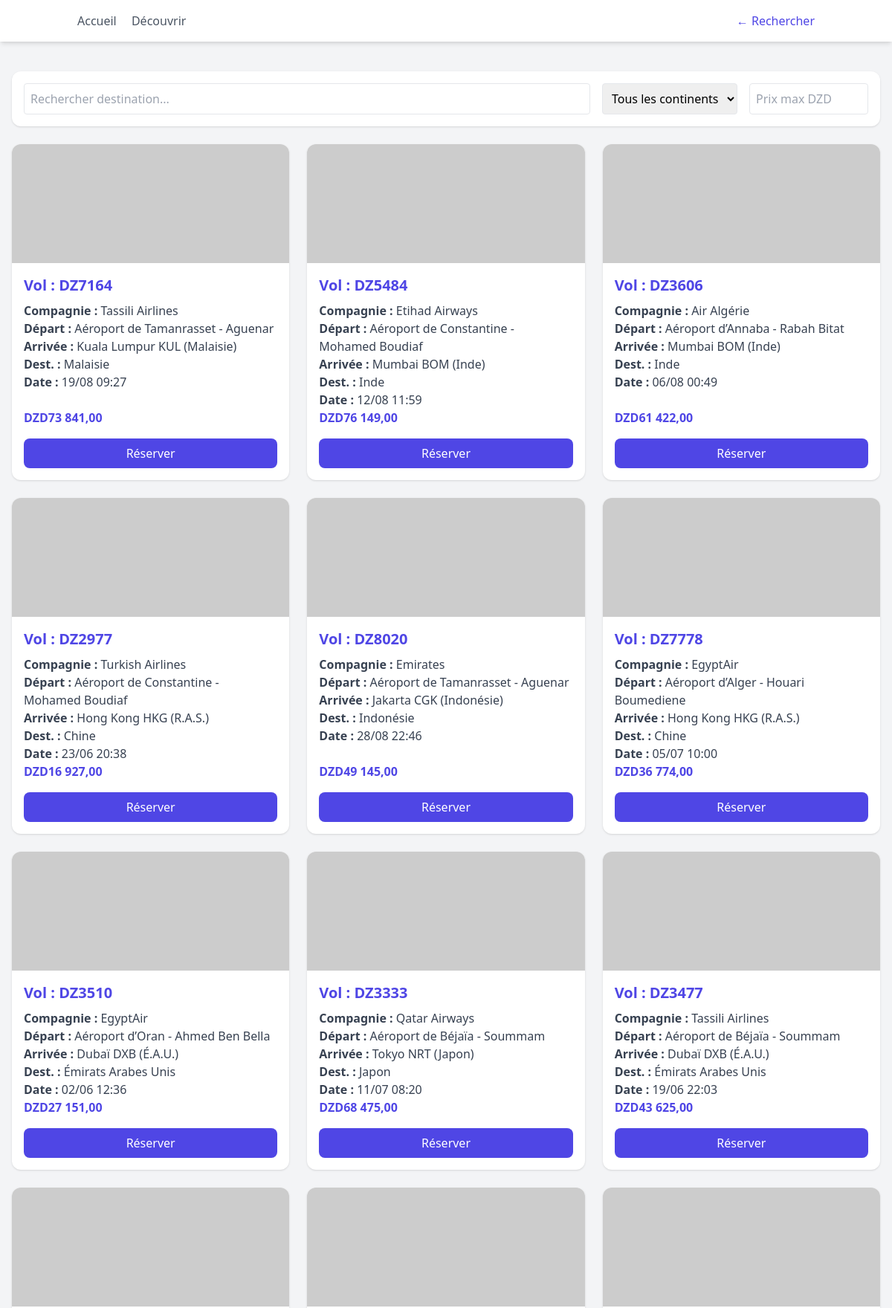
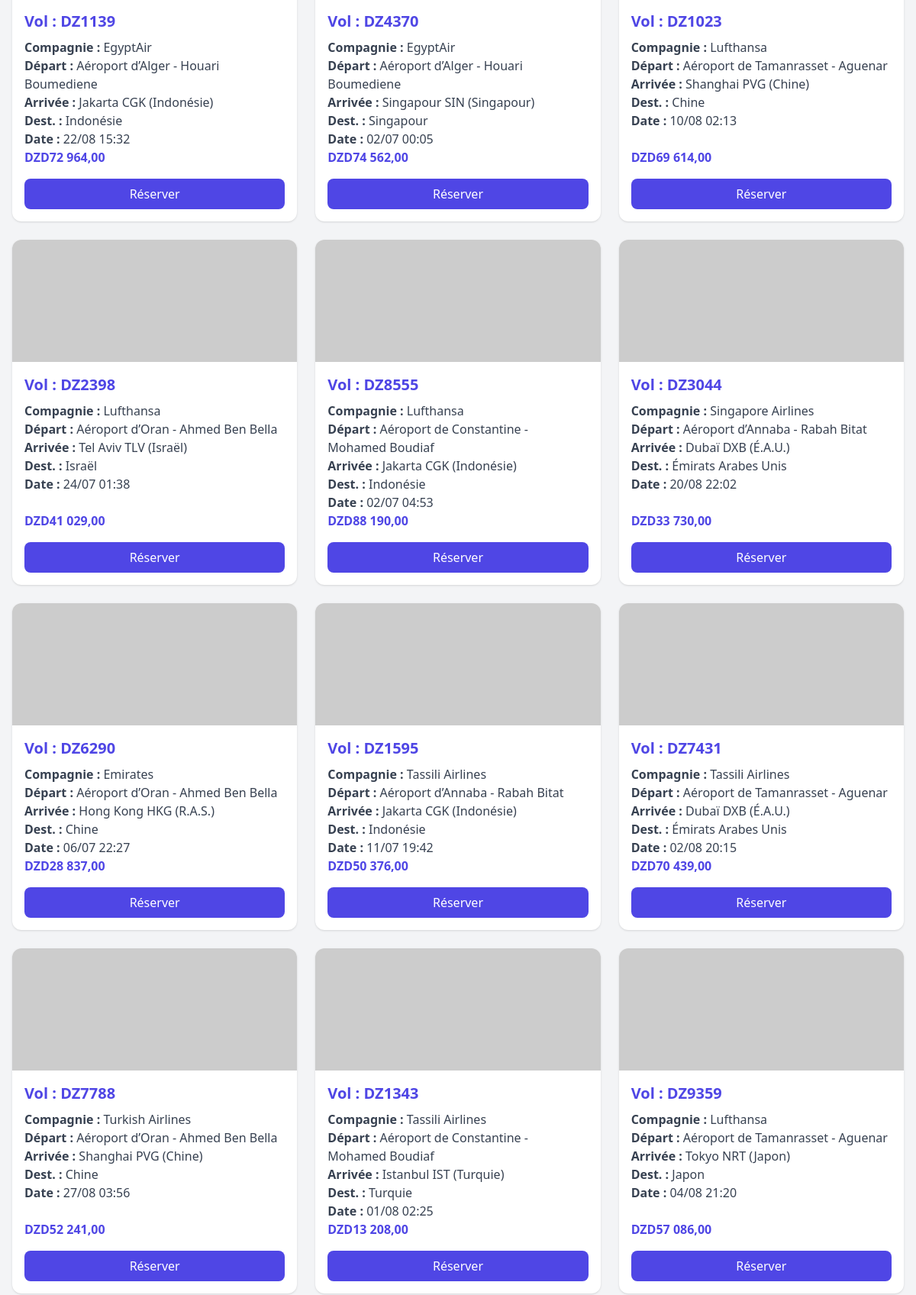
The app's page /pages/destinations.php?continent=Asie (upper part) with its own data (2 pictures, top to bottom).
### tables this page shows
CREATE TABLE IF NOT EXISTS `vol` (
  `id` int UNSIGNED NOT NULL AUTO_INCREMENT,
  `numero_vol` varchar(20) NOT NULL,
  `compagnie_aerienne` varchar(60) DEFAULT NULL,
  `aeroport_depart` varchar(80) DEFAULT NULL,
  `aeroport_arrivee` varchar(80) DEFAULT NULL,
  `destination` varchar(255) DEFAULT NULL,
  `continent` varchar(100) DEFAULT NULL,
  `date_depart` datetime NOT NULL,
  `date_arrivee` datetime NOT NULL,
  `type_vol` varchar(40) DEFAULT NULL,
  `prix` decimal(10,2) NOT NULL DEFAULT '0.00',
  `places_disponibles` int UNSIGNED NOT NULL DEFAULT '0',
  PRIMARY KEY (`id`),
  UNIQUE KEY `numero_vol` (`numero_vol`)
);

### pages/destinations.php (the view, shortened to what this page needs)
<?php
$db   = new Database('localhost', 'root', '', 'pfe');
$conn = $db->getConnection();
$continent   = $_GET['continent'] ?? '';
$sql    = "SELECT * FROM vol WHERE 1";
$params = [];
if ($continent) {
    $sql      .= " AND continent = ?";
    $params[] = $continent;
}
$stmt = $conn->prepare($sql);
if ($params) {
    $types = str_repeat('s', count($params));
    $stmt->bind_param($types, ...$params);
}
$stmt->execute();
$results = $stmt->get_result()->fetch_all(MYSQLI_ASSOC);
$imageMap = [
    'France' => 'https://upload.wikimedia.org/wikipedia/commons/e/e6/Paris_Night.jpg',
    'États-Unis' => 'https://upload.wikimedia.org/wikipedia/commons/1/16/The_White_House_%28cropped%29.jpg',
];
?>
<!DOCTYPE html>
<html lang="fr">
<head>
  <script src="https://cdn.tailwindcss.com"></script>
</head>
<body class="bg-gray-100 min-h-screen">
  <nav class="fixed top-0 left-0 right-0 bg-white shadow-md z-50">
    <div class="container mx-auto flex justify-between items-center p-4">
      <div class="space-x-4">
        <a href="welcome.php" class="text-gray-600 hover:text-gray-800">Accueil</a>
        <a href="#" class="text-gray-600 hover:text-gray-800">Découvrir</a>
      </div>
      <a href="welcome.php" class="text-indigo-600">← Rechercher</a>
    </div>
  </nav>
  <main class="mt-20 max-w-7xl mx-auto p-4">
    <div class="mb-6 bg-white p-4 rounded-xl shadow flex flex-col md:flex-row gap-4">
      <input id="filterSearch" type="text" placeholder="Rechercher destination..." class="border rounded p-2 flex-1" />
      <select id="filterContinent" class="border rounded p-2">
        <option value="">Tous les continents</option>
      </select>
      <input id="filterPrice" type="number" placeholder="Prix max DZD" class="border rounded p-2 w-40" />
    </div>
    <?php if (empty($results)): ?>
      <p class="text-center text-gray-500">Aucun vol trouvé.</p>
    <?php else: ?>
      <div class="grid grid-cols-1 md:grid-cols-2 lg:grid-cols-3 gap-6">
        <?php foreach ($results as $vol):
          $dest = ucfirst(strtolower($vol['destination']));
          $img  = $imageMap[$dest] ?? 'https://via.placeholder.com/400x300?text=' . urlencode($dest);
        ?>
        <div class="vol-card bg-white rounded-xl shadow hover:shadow-lg transition overflow-hidden flex flex-col"
             data-dest="<?= htmlspecialchars($vol['destination']) ?>"
             data-continent="<?= htmlspecialchars(strtolower($vol['continent'])) ?>"
             data-price="<?= $vol['prix'] ?>">
          <div class="h-40 bg-cover bg-center" style="background-image:url('<?= $img ?>')"></div>
          <div class="p-4 flex-1 flex flex-col">
            <h3 class="text-indigo-600 font-bold text-xl mb-2">Vol : <?= $vol['numero_vol'] ?></h3>
            <p class="text-gray-700"><strong>Compagnie :</strong> <?= $vol['compagnie_aerienne'] ?></p>
            <p class="text-gray-700"><strong>Départ :</strong> <?= $vol['aeroport_depart'] ?></p>
            <p class="text-gray-700"><strong>Arrivée :</strong> <?= $vol['aeroport_arrivee'] ?></p>
            <p class="text-gray-700"><strong>Dest. :</strong> <?= $vol['destination'] ?></p>
            <p class="text-gray-700"><strong>Date :</strong> <?= date('d/m H:i', strtotime($vol['date_depart'])) ?></p>
            <p class="text-indigo-600 font-semibold mt-auto">DZD<?= number_format($vol['prix'],2,',',' ') ?></p>
            <button onclick='openModal(<?= json_encode($vol) ?>)'
              class="mt-4 bg-indigo-600 text-white py-2 rounded-lg hover:bg-indigo-700 transition">
              Réserver
            </button>
          </div>
        </div>
        <?php endforeach; ?>
      </div>
    <?php endif; ?>
  </main>
</body>
</html>

### records on screen
vol: numero_vol "DZ7164", compagnie_aerienne "Tassili Airlines", aeroport_depart "Aéroport de Tamanrasset - Aguenar", aeroport_arrivee "Kuala Lumpur KUL (Malaisie)", destination "Malaisie", date_depart "19/08 09:27", prix "73 841,00"
vol: numero_vol "DZ5484", compagnie_aerienne "Etihad Airways", aeroport_depart "Aéroport de Constantine - Mohamed Boudiaf", aeroport_arrivee "Mumbai BOM (Inde)", destination "Inde", date_depart "12/08 11:59", prix "76 149,00"
vol: numero_vol "DZ3606", compagnie_aerienne "Air Algérie", aeroport_depart "Aéroport d’Annaba - Rabah Bitat", aeroport_arrivee "Mumbai BOM (Inde)", destination "Inde", date_depart "06/08 00:49", prix "61 422,00"
vol: numero_vol "DZ2977", compagnie_aerienne "Turkish Airlines", aeroport_depart "Aéroport de Constantine - Mohamed Boudiaf", aeroport_arrivee "Hong Kong HKG (R.A.S.)", destination "Chine", date_depart "23/06 20:38", prix "16 927,00"
vol: numero_vol "DZ8020", compagnie_aerienne "Emirates", aeroport_depart "Aéroport de Tamanrasset - Aguenar", aeroport_arrivee "Jakarta CGK (Indonésie)", destination "Indonésie", date_depart "28/08 22:46", prix "49 145,00"
vol: numero_vol "DZ7778", compagnie_aerienne "EgyptAir", aeroport_depart "Aéroport d’Alger - Houari Boumediene", aeroport_arrivee "Hong Kong HKG (R.A.S.)", destination "Chine", date_depart "05/07 10:00", prix "36 774,00"
vol: numero_vol "DZ3510", compagnie_aerienne "EgyptAir", aeroport_depart "Aéroport d’Oran - Ahmed Ben Bella", aeroport_arrivee "Dubaï DXB (É.A.U.)", destination "Émirats Arabes Unis", date_depart "02/06 12:36", prix "27 151,00"
vol: numero_vol "DZ3333", compagnie_aerienne "Qatar Airways", aeroport_depart "Aéroport de Béjaïa - Soummam", aeroport_arrivee "Tokyo NRT (Japon)", destination "Japon", date_depart "11/07 08:20", prix "68 475,00"
vol: numero_vol "DZ3477", compagnie_aerienne "Tassili Airlines", aeroport_depart "Aéroport de Béjaïa - Soummam", aeroport_arrivee "Dubaï DXB (É.A.U.)", destination "Émirats Arabes Unis", date_depart "19/06 22:03", prix "43 625,00"
vol: numero_vol "DZ1139", compagnie_aerienne "EgyptAir", aeroport_depart "Aéroport d’Alger - Houari Boumediene", aeroport_arrivee "Jakarta CGK (Indonésie)", destination "Indonésie", date_depart "22/08 15:32", prix "72 964,00"
vol: numero_vol "DZ4370", compagnie_aerienne "EgyptAir", aeroport_depart "Aéroport d’Alger - Houari Boumediene", aeroport_arrivee "Singapour SIN (Singapour)", destination "Singapour", date_depart "02/07 00:05", prix "74 562,00"
vol: numero_vol "DZ1023", compagnie_aerienne "Lufthansa", aeroport_depart "Aéroport de Tamanrasset - Aguenar", aeroport_arrivee "Shanghai PVG (Chine)", destination "Chine", date_depart "10/08 02:13", prix "69 614,00"
vol: numero_vol "DZ2398", compagnie_aerienne "Lufthansa", aeroport_depart "Aéroport d’Oran - Ahmed Ben Bella", aeroport_arrivee "Tel Aviv TLV (Israël)", destination "Israël", date_depart "24/07 01:38", prix "41 029,00"
vol: numero_vol "DZ8555", compagnie_aerienne "Lufthansa", aeroport_depart "Aéroport de Constantine - Mohamed Boudiaf", aeroport_arrivee "Jakarta CGK (Indonésie)", destination "Indonésie", date_depart "02/07 04:53", prix "88 190,00"
vol: numero_vol "DZ3044", compagnie_aerienne "Singapore Airlines", aeroport_depart "Aéroport d’Annaba - Rabah Bitat", aeroport_arrivee "Dubaï DXB (É.A.U.)", destination "Émirats Arabes Unis", date_depart "20/08 22:02", prix "33 730,00"
vol: numero_vol "DZ6290", compagnie_aerienne "Emirates", aeroport_depart "Aéroport d’Oran - Ahmed Ben Bella", aeroport_arrivee "Hong Kong HKG (R.A.S.)", destination "Chine", date_depart "06/07 22:27", prix "28 837,00"
vol: numero_vol "DZ1595", compagnie_aerienne "Tassili Airlines", aeroport_depart "Aéroport d’Annaba - Rabah Bitat", aeroport_arrivee "Jakarta CGK (Indonésie)", destination "Indonésie", date_depart "11/07 19:42", prix "50 376,00"
vol: numero_vol "DZ7431", compagnie_aerienne "Tassili Airlines", aeroport_depart "Aéroport de Tamanrasset - Aguenar", aeroport_arrivee "Dubaï DXB (É.A.U.)", destination "Émirats Arabes Unis", date_depart "02/08 20:15", prix "70 439,00"
vol: numero_vol "DZ7788", compagnie_aerienne "Turkish Airlines", aeroport_depart "Aéroport d’Oran - Ahmed Ben Bella", aeroport_arrivee "Shanghai PVG (Chine)", destination "Chine", date_depart "27/08 03:56", prix "52 241,00"
vol: numero_vol "DZ1343", compagnie_aerienne "Tassili Airlines", aeroport_depart "Aéroport de Constantine - Mohamed Boudiaf", aeroport_arrivee "Istanbul IST (Turquie)", destination "Turquie", date_depart "01/08 02:25", prix "13 208,00"
vol: numero_vol "DZ9359", compagnie_aerienne "Lufthansa", aeroport_depart "Aéroport de Tamanrasset - Aguenar", aeroport_arrivee "Tokyo NRT (Japon)", destination "Japon", date_depart "04/08 21:20", prix "57 086,00"
